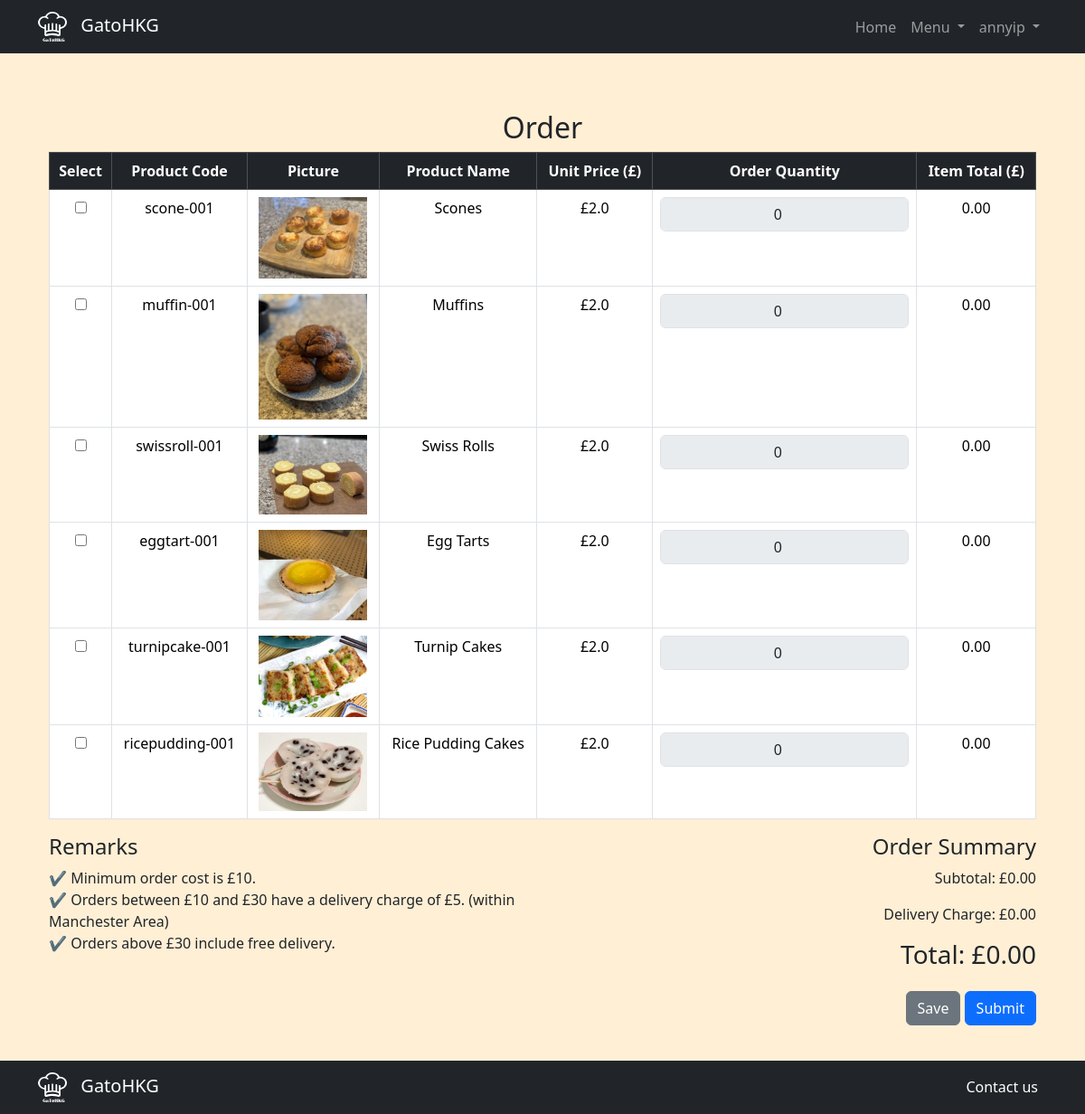
/order (signed in), run on the app's committed database.
### tables this page shows
CREATE TABLE products (
    id INTEGER PRIMARY KEY AUTOINCREMENT,
    pd_name TEXT NOT NULL,
    pd_code TEXT NOT NULL UNIQUE, 
    pd_price REAL NOT NULL,
    pd_picture TEXT NOT NULL,
    description TEXT
, pd_status TEXT NOT NULL DEFAULT "active");

### app.py (the view, shortened to what this page needs)
@app.route("/order", methods=["GET", "POST"])
@login_required
def order():
    products = db.execute("SELECT * FROM products WHERE pd_code != 'transport-001'")
    return render_template("order.html", products=products)

### helpers.py (called while the page is built)
def login_required(f):
    @wraps(f)
    def decorated_function(*args, **kwargs):
        if session.get("user_id") is None:
            return redirect("/login")
        return f(*args, **kwargs)
    return decorated_function

def gbp(value):
    if value is None:
        return 0
    return f"£{value:,.1f}"

### templates/order.html (shortened to what this page needs)
{% extends "layout.html" %}
{% block main %}
<div class="container mt-2">
    <h2 class="text-center">Order</h2>
    <form action="/order" method="post">
        <table class="table table-bordered text-center">
            <thead class="table-dark">
                <tr>
                    <th>Select</th>
                    <th>Product Code</th>
                    <th>Picture</th>
                    <th>Product Name</th>
                    <th>Unit Price (£)</th>
                    <th>Order Quantity</th>
                    <th>Item Total (£)</th>
                </tr>
            </thead>
            <tbody>
                {% for product in products %}
                <tr>
                    {% if product.pd_code != "transport-001" and product.pd_status == "active" %}
                    <td>
                        <input type="checkbox" id="select-{{ product.pd_code }}" name="selected_products" value="{{ product.pd_code }}"
                               onclick="toggleQuantity('{{ product.pd_code }}')">
                    </td>
                            <td>{{ product.pd_code }}</td>
                            <td>
                                <img src="{{ url_for('static', filename=product.pd_picture) }}" alt="{{ product.pd_name }}" style="width: 120px;">
                            </td>
                            <td>{{ product.pd_name }}</td>
                            <td>{{ product.pd_price | gbp }}</td>
                            <td>
                                <input type="number" id="qty-{{ product.pd_code }}" name="qty_{{ product.pd_code }}" value="0"
                                    class="form-control text-center" min="0" onchange="updateCosts()" disabled>
                            </td>
                            <td>
                                <span id="line-total-{{ product.pd_code }}">0.00</span>
                            </td>
                    {% endif %}
                </tr>
                {% endfor %}
            </tbody>
        </table>
        <div class="row mt-3">
            <div class="col-md-6">
                <h4>Remarks</h4>
                <ul class="list-unstyled">
                    <li>✔ Minimum order cost is £10.</li>
                    <li>✔ Orders between £10 and £30 have a delivery charge of £5. (within Manchester Area)</li>
                    <li>✔ Orders above £30 include free delivery.</li>
                </ul>
            </div>
            <div class="col-md-6 text-end">
                <h4>Order Summary</h4>
                <p>Subtotal: £<span id="subtotal">0.00</span></p>
                <p>Delivery Charge: £<span id="delivery-charge">0.00</span></p>
                <h3>Total: £<span id="total-cost">0.00</span></h3>
            </div>
        </div>
        <div class="text-end mt-3">
            <button type="submit" name="action" value="save" class="btn btn-secondary">Save</button>
            <button type="submit" name="action" value="submit" class="btn btn-primary">Submit</button>
        </div>
    </form>
</div>
{% endblock %}

### templates/layout.html (shortened to what this page needs)
<!DOCTYPE html>
<html lang="en">
<head>
    <link href="https://cdn.jsdelivr.net/npm/bootstrap@5.3.3/dist/css/bootstrap.min.css" rel="stylesheet"
>
    <link rel="stylesheet" href="{{ url_for('static', filename='style.css') }}">
</head>
<body>
    <header>
        <nav class="navbar navbar-expand-lg navbar-dark bg-dark top-nav">
            <div class="container">
                <a class="navbar-brand" href="/">
                    <img src="{{ url_for('static', filename='img/Gato logo W.svg') }}" class="gato-ico" alt="GatoHKG Logo">
                    GatoHKG
                </a>
                <div class="collapse navbar-collapse" id="navbarSupportedContent">
                    <ul class="navbar-nav ms-auto mb-2 mb-lg-0">
                        <li class="nav-item">
                            <a class="nav-link" href="/">Home</a>
                        </li>
                        {% if session.get('authority') != 'admin' %}
                            <li class="nav-item dropdown">
                                <a class="nav-link dropdown-toggle" href="#" role="button" data-bs-toggle="dropdown" aria-expanded="false">
                                    Menu
                                </a>
                            </li>
                        {% endif %}
                        {% if session.get('user_id') %}
                            <li class="nav-item dropdown">
                                <a class="nav-link dropdown-toggle" href="#" role="button" data-bs-toggle="dropdown" aria-expanded="false">
                                    {{ session['username'] }}
                                </a>
                            </li>
                        {% endif %}
                    </ul>
                </div>
            </div>
        </nav>
    </header>
    <main class="container py-5">
        {% block main %}{% endblock %}
    </main>
    <footer>
        <nav class="navbar navbar-expand-lg navbar-dark bg-dark bottom-nav">
            <div class="container">
                <a class="navbar-brand" href="#">
                    <img src="{{ url_for('static', filename='img/Gato logo W.svg') }}" class="gato-ico" alt="gato-ico-btm">
                    GatoHKG
                </a>
                <div class="text-center">
                    <a class="contact-link" href="#">Contact us</a>
                </div>
            </div>
        </nav>
    </footer>
</body>
</html>

### static/style.css (style rules this page uses)
body { background-color: papayawhip; padding-top: 50px; padding-bottom: 50px; justify-content: center; }
.top-nav { position: fixed; top: 0; width: 100%; z-index: 1030; }
.contact-link { color: white; text-decoration: none; padding: 5px 10px; display: inline-block; }
.bottom-nav { position: fixed; bottom: 0; width: 100%; z-index: 1030; }
.gato-ico { width:8%; margin-right: 10px; align-self: flex-start; }
table.table { background-color: white; border-collapse: collapse; }

### data on the page
products: pd_code "scone-001", pd_picture (picture), pd_name "Scones", pd_price|gbp "£2.0"
products: pd_code "muffin-001", pd_picture (picture), pd_name "Muffins", pd_price|gbp "£2.0"
products: pd_code "swissroll-001", pd_picture (picture), pd_name "Swiss Rolls", pd_price|gbp "£2.0"
products: pd_code "eggtart-001", pd_picture (picture), pd_name "Egg Tarts", pd_price|gbp "£2.0"
products: pd_code "turnipcake-001", pd_picture (picture), pd_name "Turnip Cakes", pd_price|gbp "£2.0"
products: pd_code "ricepudding-001", pd_picture (picture), pd_name "Rice Pudding Cakes", pd_price|gbp "£2.0"

### other printed values
{{ session['username'] }} "annyip"
